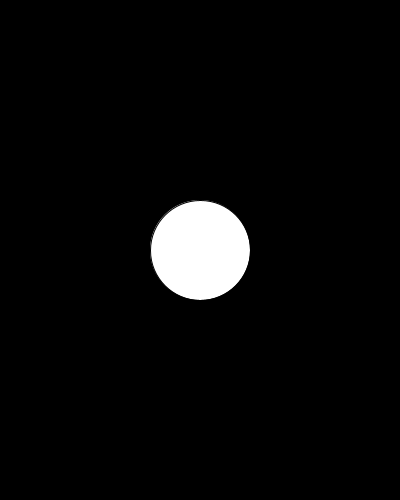
Frame 1 (no input)
Frame 60 (the mouse pressed at the canvas centre just before this capture): identical to frame 1, image omitted
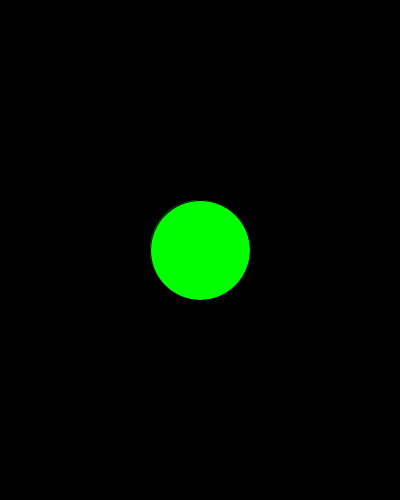
Frame 120 (the mouse held since frame 60 and released just before this capture)

The Processing sketch that drew these frames (run headless with seeded random() and noise(); from frame 60 on, the mouse is pressed at the canvas centre):

// Processing sketch: buttons_circle
// ── buttons_circle.pde
// circle button

void setup() {
  size(400, 500);
  background(0);
}

void draw() {
  background(0);

  float r, g, b;
  float x, y, rad;
  r = 255;
  g = 255;
  b = 255;
  x = width/2;
  y = height/2;
  rad = 50;

  //dist(x1, y1, x2, y2);
  float distance = dist(x, y, mouseX, mouseY);
  if ( distance < rad ) {
    // in the area
    r = 255;
    g = 0;
    b = 0;
    if (mousePressed) {
      r = 0;
      g = 255;
      b = 0;
    }
  } else {
    // out of the area
    r = 255;
    g = 255;
    b = 255;
  }

  fill(r, g, b);
  ellipse(x, y, rad*2, rad*2);
}
